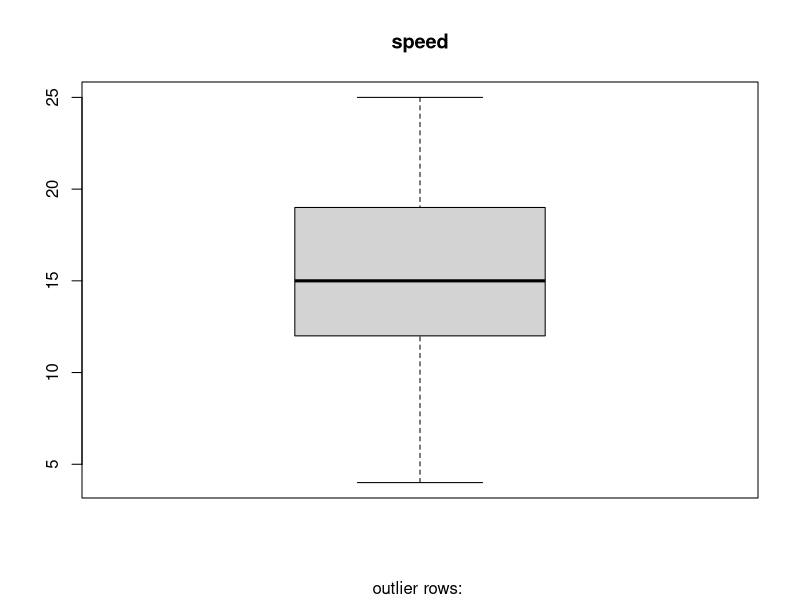
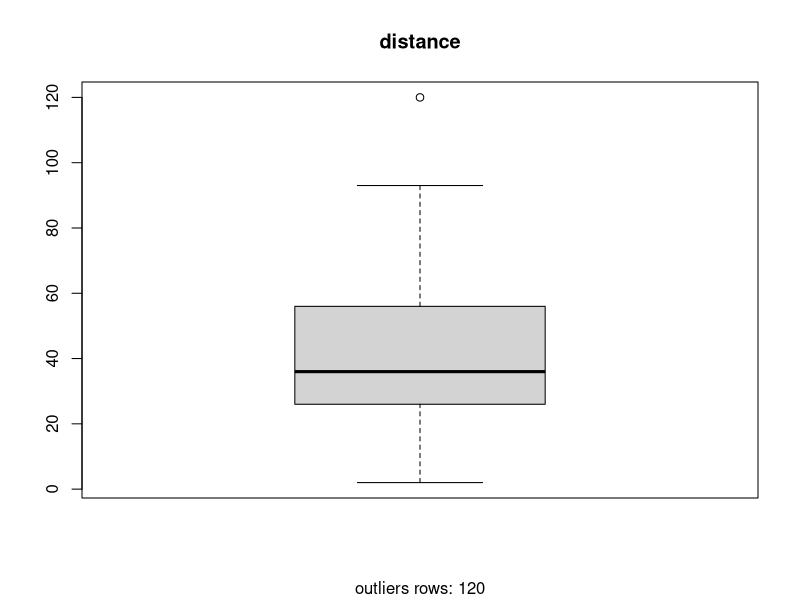

Recreate these plots in R, in order.
data(cars)
head(cars)
summary(cars)
boxplot(cars$speed,main="speed",
 sub=paste("outlier rows:",boxplot.stats(cars$speed)$out))
boxplot(cars$dist,main="distance",
 sub=paste("outliers rows:",boxplot.stats(cars$dist)$out))
linearmodel=lm(dist~speed,data=cars)
summary(linearmodel)
